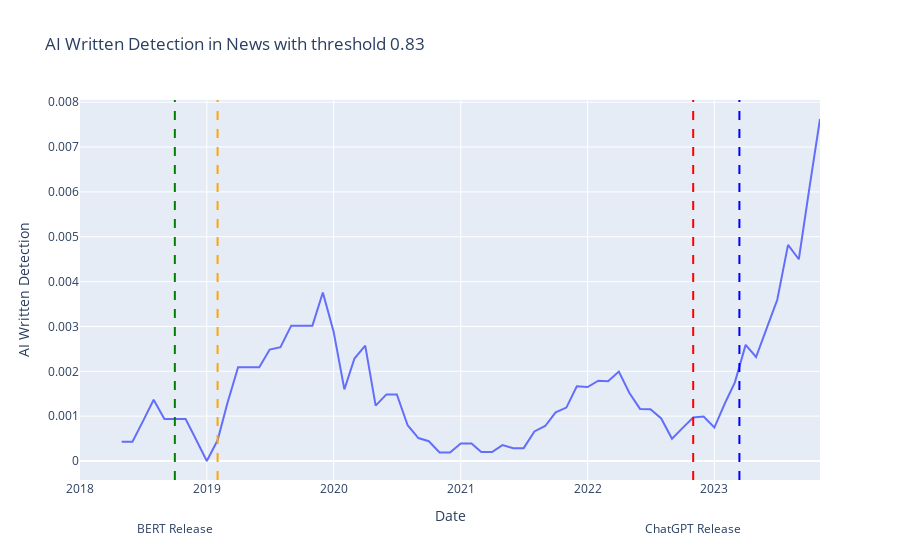

Write notebook code for a chart like this one.
### Code cell
news_threshold = 0.83
news_ai_detection_df = pd.read_csv("news/news_ai_written.csv")

news_ai_detection_df["ai_written"] = news_ai_detection_df["ai_written"] < news_threshold

news_ai_detection_df = news_ai_detection_df[news_ai_detection_df["year"] >= 2018]
news_ai_detection_df = (
    news_ai_detection_df.groupby(["year", "month"])["ai_written"].mean().reset_index()
)

news_ai_detection_df["date"] = pd.to_datetime(
    news_ai_detection_df["year"].astype(str)
    + "-"
    + news_ai_detection_df["month"].astype(str)
)

news_ai_detection_df["ai_written"] = (
    news_ai_detection_df["ai_written"].rolling(window=5).mean()
)


fig_px = (
    px.line(
        news_ai_detection_df,
        x="date",
        y="ai_written",
        title=f"AI Written Detection in News with threshold {news_threshold:.2f}",
        labels={"date": "Date", "ai_written": "AI Written Detection"},
    )
    .add_vline(
        x="2018-10-01",
        line_dash="dash",
        line_color="green",
    )
    .add_vline(
        x="2019-02-01",
        line_dash="dash",
        line_color="orange",
    )
    .add_vline(
        x="2022-11-01",
        line_dash="dash",
        line_color="red",
    )
    .add_vline(
        x="2023-03-14",
        line_dash="dash",
        line_color="blue",
    )
    .add_annotation(
        x="2018-10-01",
        y=-0.1,
        text="BERT Release",
        showarrow=False,
        xanchor="center",
        yanchor="top",
        yref="paper",
    )
    .add_annotation(
        x="2019-02-01",
        y=-0.2,
        text="GPT-2 Release",
        showarrow=False,
        xanchor="center",
        yanchor="top",
        yref="paper",
    )
    .add_annotation(
        x="2022-11-01",
        y=-0.1,
        text="ChatGPT Release",
        showarrow=False,
        xanchor="center",
        yanchor="top",
        yref="paper",
    )
    .add_annotation(
        x="2023-03-14",
        y=-0.2,
        text="GPT-4 Release",
        showarrow=False,
        xanchor="center",
        yanchor="top",
        yref="paper",
    )
)
fig_px.show()

### Figure 1 — Plotly figure (JSON) as saved in the notebook; plotly's stock layout.template omitted (floating-point values rounded to 4 significant figures)
{"data": [{"hovertemplate": "Date=%{x}<br>AI Written Detection=%{y}<extra></extra>", "legendgroup": "", "line": {"color": "#636efa", "dash": "solid"}, "marker": {"symbol": "circle"}, "mode": "lines", "name": "", "orientation": "v", "showlegend": false, "type": "scatter", "x": ["2018-01-01T00:00:00", "2018-02-01T00:00:00", "2018-03-01T00:00:00", "2018-04-01T00:00:00", "2018-05-01T00:00:00", "2018-06-01T00:00:00", "2018-07-01T00:00:00", "2018-08-01T00:00:00", "2018-09-01T00:00:00", "2018-10-01T00:00:00", "2018-11-01T00:00:00", "2018-12-01T00:00:00", "2019-01-01T00:00:00", "2019-02-01T00:00:00", "2019-03-01T00:00:00", "2019-04-01T00:00:00", "2019-05-01T00:00:00", "2019-06-01T00:00:00", "2019-07-01T00:00:00", "2019-08-01T00:00:00", "2019-09-01T00:00:00", "2019-10-01T00:00:00", "2019-11-01T00:00:00", "2019-12-01T00:00:00", "2020-01-01T00:00:00", "2020-02-01T00:00:00", "2020-03-01T00:00:00", "2020-04-01T00:00:00", "2020-05-01T00:00:00", "2020-06-01T00:00:00", "2020-07-01T00:00:00", "2020-08-01T00:00:00", "2020-09-01T00:00:00", "2020-10-01T00:00:00", "2020-11-01T00:00:00", "2020-12-01T00:00:00", "2021-01-01T00:00:00", "2021-02-01T00:00:00", "2021-03-01T00:00:00", "2021-04-01T00:00:00", "2021-05-01T00:00:00", "2021-06-01T00:00:00", "2021-07-01T00:00:00", "2021-08-01T00:00:00", "2021-09-01T00:00:00", "2021-10-01T00:00:00", "2021-11-01T00:00:00", "2021-12-01T00:00:00", "2022-01-01T00:00:00", "2022-02-01T00:00:00", "2022-03-01T00:00:00", "2022-04-01T00:00:00", "2022-05-01T00:00:00", "2022-06-01T00:00:00", "2022-07-01T00:00:00", "2022-08-01T00:00:00", "2022-09-01T00:00:00", "2022-10-01T00:00:00", "2022-11-01T00:00:00", "2022-12-01T00:00:00", "2023-01-01T00:00:00", "2023-02-01T00:00:00", "2023-03-01T00:00:00", "2023-04-01T00:00:00", "2023-05-01T00:00:00", "2023-06-01T00:00:00", "2023-07-01T00:00:00", "2023-08-01T00:00:00", "2023-09-01T00:00:00", "2023-10-01T00:00:00", "2023-11-01T00:00:00"], "xaxis": "x", "y": [null, null, null, null, 0.0004301, 0.0004301, 0.0008836, 0.001364, 0.0009343, 0.0009343, 0.0009343, 0.0004808, 0, 0.0004608, 0.001282, 0.002089, 0.002089, 0.002089, 0.002484, 0.002536, 0.003017, 0.003017, 0.003017, 0.003758, 0.002884, 0.001597, 0.002284, 0.002571, 0.001235, 0.001485, 0.001485, 0.0007979, 0.0005114, 0.0004407, 0.0001901, 0.0001901, 0.0003911, 0.0003911, 0.000201, 0.000201, 0.0003534, 0.0002864, 0.0002864, 0.00066, 0.0007805, 0.001086, 0.001191, 0.001664, 0.00165, 0.001791, 0.001779, 0.001994, 0.001521, 0.001162, 0.001153, 0.0009493, 0.0004958, 0.0007325, 0.0009715, 0.0009896, 0.0007463, 0.001298, 0.001753, 0.00259, 0.002319, 0.002969, 0.003594, 0.004818, 0.004499, 0.006063, 0.007625], "yaxis": "y"}], "layout": {"annotations": [{"showarrow": false, "text": "BERT Release", "x": "2018-10-01", "xanchor": "center", "y": -0.1, "yanchor": "top", "yref": "paper"}, {"showarrow": false, "text": "GPT-2 Release", "x": "2019-02-01", "xanchor": "center", "y": -0.2, "yanchor": "top", "yref": "paper"}, {"showarrow": false, "text": "ChatGPT Release", "x": "2022-11-01", "xanchor": "center", "y": -0.1, "yanchor": "top", "yref": "paper"}, {"showarrow": false, "text": "GPT-4 Release", "x": "2023-03-14", "xanchor": "center", "y": -0.2, "yanchor": "top", "yref": "paper"}], "legend": {"tracegroupgap": 0}, "shapes": [{"line": {"color": "green", "dash": "dash"}, "type": "line", "x0": "2018-10-01", "x1": "2018-10-01", "xref": "x", "y0": 0, "y1": 1, "yref": "y domain"}, {"line": {"color": "orange", "dash": "dash"}, "type": "line", "x0": "2019-02-01", "x1": "2019-02-01", "xref": "x", "y0": 0, "y1": 1, "yref": "y domain"}, {"line": {"color": "red", "dash": "dash"}, "type": "line", "x0": "2022-11-01", "x1": "2022-11-01", "xref": "x", "y0": 0, "y1": 1, "yref": "y domain"}, {"line": {"color": "blue", "dash": "dash"}, "type": "line", "x0": "2023-03-14", "x1": "2023-03-14", "xref": "x", "y0": 0, "y1": 1, "yref": "y domain"}], "title": {"text": "AI Written Detection in News with threshold 0.83"}, "xaxis": {"anchor": "y", "domain": [0, 1], "title": {"text": "Date"}}, "yaxis": {"anchor": "x", "domain": [0, 1], "title": {"text": "AI Written Detection"}}}}
